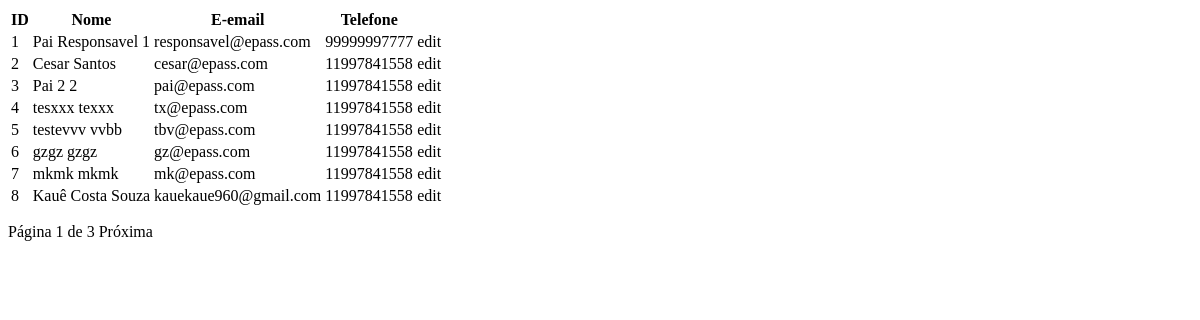
Before: /responsavel/lista/ with the older database file.
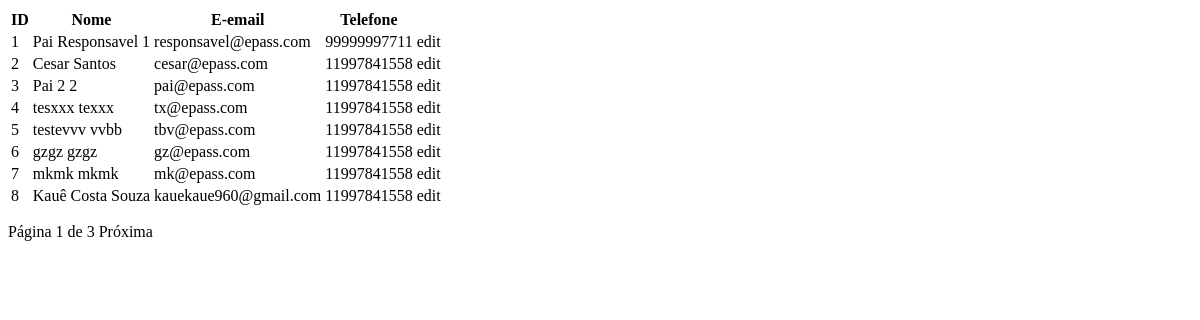
After: the same page with the newer database file.
### app/models.py (models this page shows, shortened)
class Responsavel(db.Model):
    id = db.Column(db.Integer, primary_key=True)
    telefone = db.Column(db.String(20), nullable=False)
    nascimento = db.Column(db.Date, nullable=False)
    logradouro_id = db.Column(db.Integer, db.ForeignKey('logradouros.id', name='fk_responsavel_logradouro'), nullable=True)
    logradouro = db.relationship('Logradouro')
    user_id = db.Column(
        db.Integer,
        db.ForeignKey("user.id"),
        nullable=False,
        unique=True
    )
    alunos = db.relationship(
        "Aluno",
        secondary=responsavel_aluno,
        back_populates="responsaveis"
    )

class User(db.Model, UserMixin):
    id = db.Column(db.Integer, primary_key=True)
    nome = db.Column(db.String, nullable=True)
    sobrenome = db.Column(db.String, nullable=True)
    email = db.Column(db.String, nullable=True)
    senha = db.Column(db.String, nullable=True)
    tipo_usuario = db.Column(db.Enum(TipoUsuario), nullable=False)
    professor = db.relationship("Professor", backref="user", uselist=False)
    secretaria = db.relationship("Secretaria", backref="user", uselist=False)
    responsavel = db.relationship("Responsavel", backref="user", uselist=False)

### app/routes.py (the view)
@app.route('/responsavel/lista/')
def lista_responsavel():
    turma_id = request.args.get('turma_id')
    page = request.args.get('page', 1, type=int)
    if turma_id:
        responsaveis = (
            Responsavel.query
            .join(Responsavel.alunos)  # usa o relacionamento MANY-TO-MANY
            .filter(Aluno.turma_id == int(turma_id))
            .paginate(page=page, per_page=8, error_out=False)
        )
    else:
        responsaveis = Responsavel.query.paginate(page=page, per_page=8, error_out=False)
    return render_template('partials/responsavel_lista.html', responsaveis=responsaveis)

### app/templates/partials/responsavel_lista.html (shortened to what this page needs)
<table >
    <thead>
        <tr>
            <th>ID</th>
            <th>Nome</th>
            <th>E-email</th>
            <th>Telefone</th>
            <th></th>
        </tr>
    </thead>
    <tbody>
        {% for resp in responsaveis %}
            <tr>
                <td>{{ resp.id }}</td>
                <td>{{ resp.user.nome}} {{ resp.user.sobrenome }}</td>
                <td>{{ resp.user.email }}</td>
                <td>{{ resp.telefone }}</td>
                <td >
                    <a
                        hx-get="{{ url_for('update_responsavel', id=resp.id) }}"
                        hx-target="#container-form"
                        hx-swap="innerHTML">
                        edit
                    </a>
                </td>
            </tr>
        {% endfor %}
    </tbody>
</table>
<div class="pagination" style="margin-top: 15px;">
    Página {{ responsaveis.page }} de {{ responsaveis.pages }}
    {% if responsaveis.has_next %}
        <a hx-get="{{ url_for('lista_responsavel', page=responsaveis.next_num) }}"
            hx-target="#lista-responsaveis"
            hx-swap="innerHTML"
        >
            Próxima
        </a>
    {% endif %}
</div>

Changed rows visible on the page:
changed Responsavel "Pai Responsavel": telefone "99999997777" → "99999997711"
